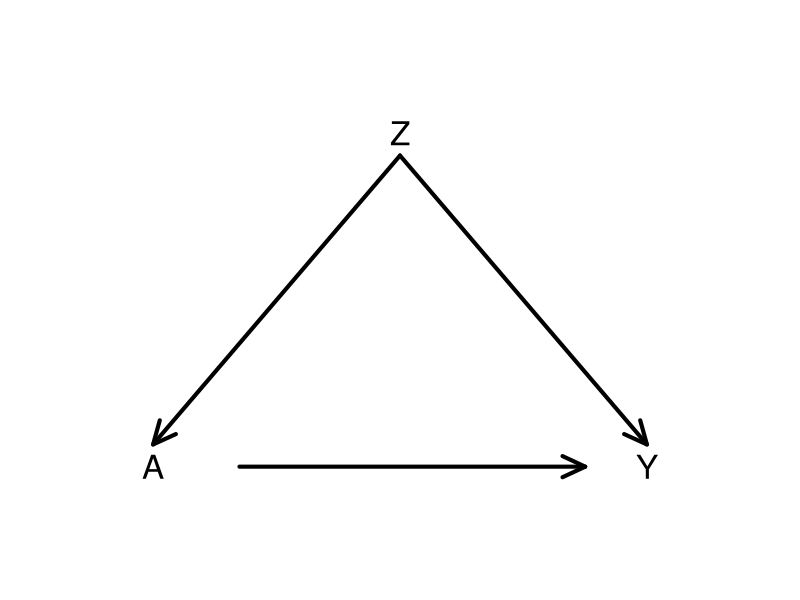
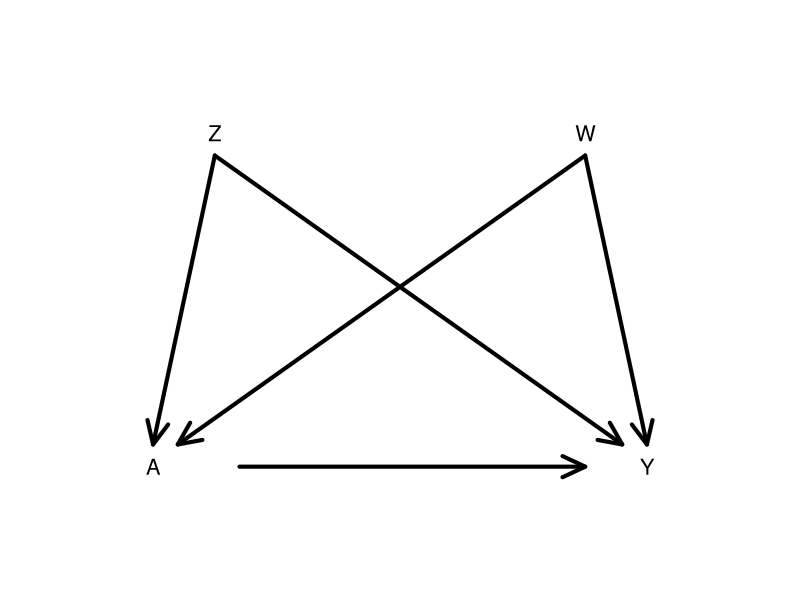

The R source for these figures, in order: (Note: this script raises an error after producing the figures.)
## ---- chunk 1
library(dplyr)
## ---- chunk 2
par(mar = rep(0,4))
plot(1, type = "n", xaxt = "n", yaxt = "n", bty = "n", xlab = "", ylab = "", xlim = c(0,6), ylim = c(0,5))
text(c("A", "Z", "Y"), x = c(1,3,5), y = c(1,4,1), cex = 2)
arrows(x0 = c(3,3), y0 = c(4,4)-0.2, x1 = c(1,5), y1 = c(1,1)+0.2, angle = 25, lwd = 4)
arrows(x0 = 1.7, y0 = 1, x1 = 4.5, y1 = 1, angle = 25, lwd = 4)
## ---- chunk 3
set.seed(22)
n <- 1e6
Z <- rbinom(n, size = 1, prob = 0.5)
p_A <- dplyr::case_when(
    Z==1 ~ 0.8,
    Z==0 ~ 0.3
)
A <- rbinom(n, size = 1, prob = p_A)
p_Y <- dplyr::case_when(
    Z==1 & A==1 ~ 0.3,
    Z==1 & A==0 ~ 0.6,
    Z==0 & A==1 ~ 0.9,
    Z==0 & A==0 ~ 0.2
)
Y <- rbinom(n, size = 1, prob = p_Y)
A_do_1 <- rep(1, n)
A_do_0 <- rep(0, n)

p_Y_Ado1 <- dplyr::case_when(
    Z==1 & A_do_1==1 ~ 0.3,
    Z==1 & A_do_1==0 ~ 0.6,
    Z==0 & A_do_1==1 ~ 0.9,
    Z==0 & A_do_1==0 ~ 0.2
)
Y_Ado1 <- rbinom(n, size = 1, prob = p_Y_Ado1)

p_Y_Ado0 <- dplyr::case_when(
    Z==1 & A_do_0==1 ~ 0.3,
    Z==1 & A_do_0==0 ~ 0.6,
    Z==0 & A_do_0==1 ~ 0.9,
    Z==0 & A_do_0==0 ~ 0.2
)
Y_Ado0 <- rbinom(n, size = 1, prob = p_Y_Ado0)


sim_data <- data.frame(Z, A, Y, Y_Ado1, Y_Ado0)

sum(sim_data$Y_Ado1==1)/n
sum(sim_data$Y_Ado0==1)/n

(sum(sim_data$Y_Ado1==1)/n)-(sum(sim_data$Y_Ado0==1)/n)
## ---- chunk 4
# Fit a logistic regression model to estimate propensity scores
ps_mod <- glm(A ~ Z, data = sim_data, family = "binomial")

# Get the actual propensity scores
# predict(..., type = "response") gives the predicted probabilities from logistic regression
# What computations are going on behind the scenes?
sim_data$PS <- dplyr::case_when(
    A==1 ~ predict(ps_mod, type = "response"),
    A==0 ~ 1-predict(ps_mod, type = "response")
)

# Form inverse probability weights
sim_data$weight <- 1/sim_data$PS

# Use the IP weights to estimate:
# (1) the average outcome if all people were treated
# (2) the average outcome if all people were untreated
# group_by() forms groups according to the given variable
# summarize() computes a summary measure for those groups
results <- sim_data %>%
    group_by(A) %>%
    summarize(Y_po_estim = sum(Y*weight)/sum(weight))

# Display estimates (1) and (2)
results

# Compute the estimated average causal effect (ACE)
# How does it compare to the truth from "do"ing?
diff(results$Y_po_estim)
## ---- chunk 5
par(mar = rep(0,4))
plot(1, type = "n", xaxt = "n", yaxt = "n", bty = "n", xlab = "", ylab = "", xlim = c(0,6), ylim = c(0,5))
text(c("A", "Z", "W", "Y"), x = c(1,1.5,4.5,5), y = c(1,4,4,1), cex = 1.3)
arrows(x0 = c(1.5,1.5), y0 = c(4,4)-0.2, x1 = c(1,4.8), y1 = c(1,1)+0.2, angle = 25, lwd = 4)
arrows(x0 = c(4.5,4.5), y0 = c(4,4)-0.2, x1 = c(1.2,5), y1 = c(1,1)+0.2, angle = 25, lwd = 4)
arrows(x0 = 1.7, y0 = 1, x1 = 4.5, y1 = 1, angle = 25, lwd = 4)
## ---- chunk 6
p_B <- dplyr::case_when(
    B==1 ~ 0.8,
    B==0 ~ 0.4
)
p_C <- dplyr::case_when(
    C==1 ~ 0.9,
    C==0 ~ 0.5
)
p_D <- dplyr::case_when(
    D==1 ~ 0.7,
    D==0 ~ 0.1
)
p_A <- p_B*p_C*p_D
## ---- chunk 7
p_A_D1 <- p_B*p_C*0.7
## ---- chunk 8
p_A_D1 <- p_B*p_C*0.1
## ---- chunk 9
p_A <- dplyr::case_when(
    Z==1 & W==1 ~ 0.3,
    Z==1 & W==0 ~ 0.6,
    Z==0 & W==1 ~ 0.9,
    Z==0 & W==0 ~ 0.2
)
## ---- chunk 10
    results <- sim_data %>%
        group_by(A) %>%
        summarize(
            Y_po_estim1 = sum(Y*weight1)/sum(weight1),
            Y_po_estim2 = sum(Y*weight2)/sum(weight2)
        )
